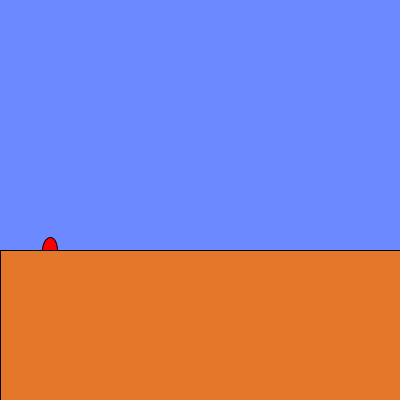
Frame 1 (no input)
Frame 60 (the mouse pressed at the canvas centre just before this capture): identical to frame 1, image omitted
Frame 120 (the mouse held since frame 60 and released just before this capture): identical to frame 1, image omitted

The Processing sketch that drew this single still picture (run headless with seeded random() and noise(); from frame 60 on, the mouse is pressed at the canvas centre):

// Processing sketch: week08_4_mario_keyPressed_keyCode_up_right_left
// ── week08_4_mario_keyPressed_keyCode_up_right_left.pde
//碰撞偵測Mario vs. Pikachu
//牛頓力學(1)靜者恆靜、動者恆動(2)f=m*a 位置、速度、加速度
void setup(){
 size(400,400); 
}
float marioX=50,marioY=250,vx=0,vy=0;
void draw(){
  background(108,137,255);
  marioX += vx;
  fill(255,0,0);ellipse(marioX,marioY,15,25);
  fill(229,119,42);rect(0,250,400,150);
}
void keyPressed(){ 
  if(keyCode==RIGHT) vx=2;
  if(keyCode==LEFT) vx=-2;
}
